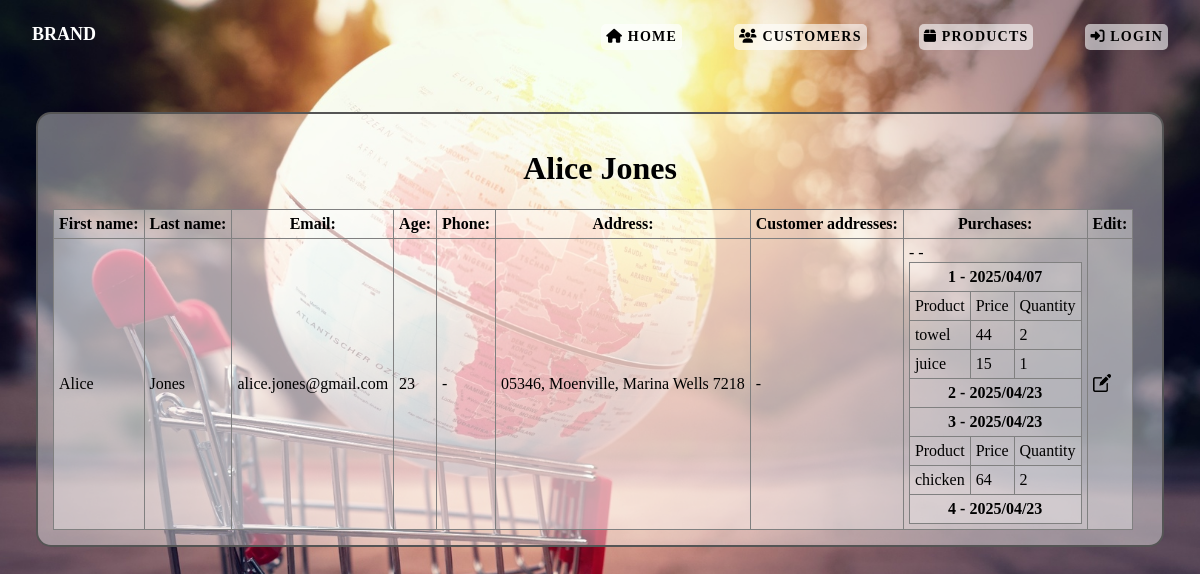
/shopping/customers/1, run on the app's committed database.
### shopping/models.py (models this page shows, shortened)
class Customer(models.Model):
    first_name = models.CharField(max_length=200)
    last_name = models.CharField(max_length=200)
    email = models.EmailField(max_length=200, unique=True)
    age = models.IntegerField(validators=[MinValueValidator(18), MaxValueValidator(100)])
    phone_number = models.CharField(max_length=200, blank=True, null=True)
    user = models.OneToOneField(User, on_delete=models.SET_NULL, null=True, blank=True)
    def __str__(self):
        return f"{self.first_name} {self.last_name}"

class HomeAddress(models.Model):
    city = models.CharField(max_length=50)
    zip_code = models.CharField(max_length=10)
    street = models.CharField(max_length=50)
    house_number = models.CharField(max_length=4)
    customer = models.OneToOneField(Customer, on_delete=models.CASCADE, related_name="address")
    def __str__(self):
        return f"{self.zip_code}, {self.city}, {self.street} {self.house_number}"
    class Meta:
        verbose_name = "Home address"
        verbose_name_plural = "Home addresses"

class Purchase(models.Model):
    purchase_date = models.DateField()
    customer = models.ForeignKey(Customer, on_delete=models.PROTECT, related_name='purchases')
    products = models.ManyToManyField(Product, through='PurchaseItem')
    class Meta:
        ordering = ["purchase_date"]

class PurchaseItem(models.Model):
    quantity = models.IntegerField()
    product = models.ForeignKey(Product, on_delete=models.PROTECT)
    purchase = models.ForeignKey(Purchase, on_delete=models.PROTECT, related_name='items')

class Product(models.Model):
    product_name = models.CharField(max_length=200)
    price = models.IntegerField()
    expiry_date = models.DateField(blank=True, null=True)
    is_discounted = models.BooleanField(default=False)
    storage_quantity = models.IntegerField(default=0)
    created = models.DateTimeField(auto_now_add=True, blank=True, null=True)
    last_modified = models.DateTimeField(auto_now=True, blank=True, null=True)
    product_image = models.ImageField(upload_to='products/', blank=True, null=True)

### shopping/views.py (the view)
# urls.py: path("customers/<int:customer_id>", views.get_customer_details, name="customer_details"),
def get_customer_details(request, customer_id):
    try:
        customer = Customer.objects.get(id=customer_id)
    except Customer.DoesNotExist:
        return HttpResponse("No customer found!", status=404)
    context = {'customer': customer}
    return render(request, 'shopping/customer_details.html', context)

### shopping/templates/shopping/customer_details.html (shortened to what this page needs)
{% load static %}
<!DOCTYPE html>
<html lang="en">
    <head>
        <link rel="stylesheet" type="text/css" href="{% static 'css/master.css' %}">
        <link rel="stylesheet" href="https://cdnjs.cloudflare.com/ajax/libs/font-awesome/6.5.0/css/all.min.css">
    </head>
    <body>
        {% include "shopping/header.html" %}
        <main>
            <h1>{{ customer }}</h1>
            <table class="customers">
                <tr>
                    <th>First name:</th>
                    <th>Last name:</th>
                    <th>Email:</th>
                    <th>Age:</th>
                    <th>Phone:</th>
                    <th>Address:</th>
                    <th>Customer addresses:</th>
                    <th>Purchases:</th>
                    <th>Edit:</th>
                </tr>
                <tr>
                    <td> {{ customer.first_name }}</td>
                    <td> {{ customer.last_name }} </td>
                    <td> {{ customer.email }} </td>
                    <td> {{ customer.age }} </td>
                    <td> {% if customer.phone_number %} {{ customer.phone_number }} {% else %} - {% endif %}</td>
                    <td> {% if customer.address %} {{ customer.address }} {% else %} - {% endif %} </td>
                    <td>
                    {% if customer.customer_addresses.all %}
                        <ul>
                        {% for customer_address in customer.customer_addresses.all %}
                            {% if customer.address %}
                                <li>Country: {{ customer.address.country }} </li>
                                <li>Zip code: {{ customer.address.zip_code }} </li>
                                <li>City: {{ customer.address.city }} </li>
                                <li>Street: {{ customer.address.street }} </li>
                                <li>House number: {{ customer.address.house_number }} </li>
                            {% else %}
                                -
                            {% endif %}
                        {% endfor %}
                        </ul>
                        <hr>
                    {% else %}
                        -
                    {% endif %}
                    </td>
                    <td>
                    {% if customer.purchases.all %}
                        <table>
                        {% for purchase in customer.purchases.all %} {% comment "" %} |dictsort:"purchase_date" - orders the data {% endcomment %}
                            <tr>
                                <th colspan=3>{{ forloop.counter }} - {{ purchase.purchase_date|date:"Y/m/d" }}</th>
                                {% if purchase.items.all %}
                                    <tr>
                                        <td>Product</td>
                                        <td>Price</td>
                                        <td>Quantity</td>
                                    </tr>
                                    {% for item in purchase.items.all %}
                                    <tr>
                                        <td>{{ item.product.product_name }}</td>
                                        <td>{{ item.product.price }}</td>
                                        <td>{{ item.quantity }}</td>
                                    </tr>
                                    {% endfor %}
                                {% else %}
                                    -
                                {% endif %}
                            {% endfor %}
                            </tr>
                        </table>
                    {% else %}
                        -
                    {% endif %}
                    </td>
                    <td><a href="{% url 'customer_update' customer_id=customer.id %}"><img class="icon" src={% static "images/edit.png" %} alt="edit"></a></td>
                </tr>
            </table>
        </main>
    </body>
</html>

### shopping/static/css/master.css (style rules this page uses)
* { box-sizing: border-box; }
html { margin: 0; padding: 0; width: 100%; height: 100vh; }
body { margin: 0; padding: 0; width: 100%; height: 100vh; font-family: Poppins; font-weight: 400; background: url(../images/shopping.jpg); background-position: center; background-size: cover; background-repeat: no-repeat; background-attachment: fixed; }
nav .icon, .icon { width: 18px; height: 18px; color: #fff; margin-bottom: -3px; }
main { margin: 8% 3%; padding: 15px; background-color: rgba(255,255,255,0.4); border: 2px solid #555; border-radius: 15px; }
main h1, main p { text-align: center; }
.customers, .customers th, .customers td, .product, .product th, .product td { border: 1px solid grey; border-collapse: collapse; padding: 5px; background-color: rgba(255,255,255,0.2); }
.customers table, .product table { border-collapse: collapse; }

### data on the page
Customer: first_name+last_name "Alice Jones", first_name "Alice", last_name "Jones", email "alice.jones@gmail.com", age "23", address "05346, Moenville, Marina Wells 7218"
Purchase: purchase_date "2025/04/07"
PurchaseItem: product.product_name "towel", product.price "44", quantity "2"
PurchaseItem: product.product_name "juice", product.price "15", quantity "1"
Purchase: purchase_date "2025/04/23"
Purchase: purchase_date "2025/04/23"
PurchaseItem: product.product_name "chicken", product.price "64", quantity "2"
Purchase: purchase_date "2025/04/23"
